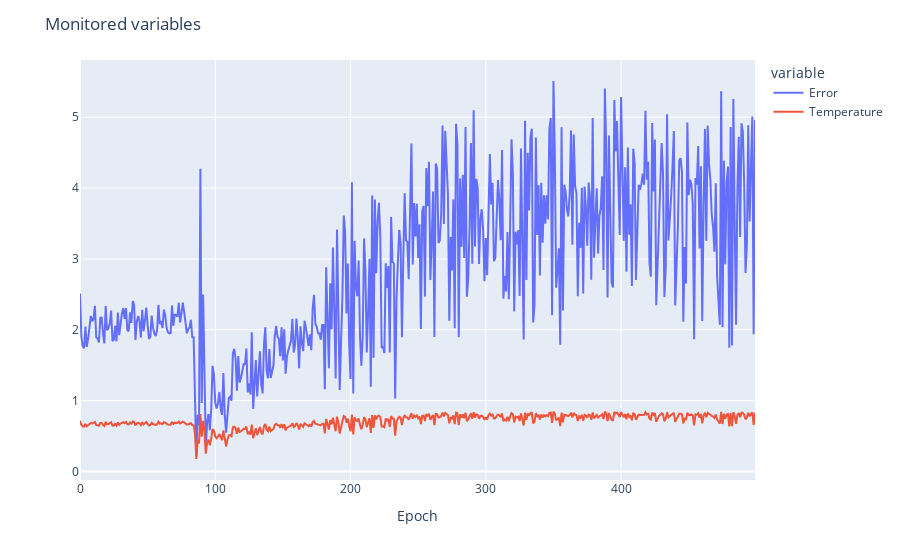

The notebook cell this image was saved under:
### Code cell
fig = px.line(df_model_history[["Error","Temperature"]])
fig.update_layout(title="Monitored variables",
                   xaxis_title='Epoch',
                   yaxis_title='',
                   hovermode='x unified')
fig.show()

### Figure 1 — Plotly figure (JSON) as saved in the notebook; plotly's stock layout.template omitted (floating-point values rounded to 4 significant figures; data arrays with more than 128 entries replaced by an {"elided": "..."} marker saying what was removed)
{"data": [{"hovertemplate": "variable=Error<br>index=%{x}<br>value=%{y}<extra></extra>", "legendgroup": "Error", "line": {"color": "#636efa", "dash": "solid"}, "marker": {"symbol": "circle"}, "mode": "lines", "name": "Error", "orientation": "v", "showlegend": true, "type": "scatter", "x": {"elided": "500 int values"}, "xaxis": "x", "y": {"elided": "500 float values"}, "yaxis": "y"}, {"hovertemplate": "variable=Temperature<br>index=%{x}<br>value=%{y}<extra></extra>", "legendgroup": "Temperature", "line": {"color": "#EF553B", "dash": "solid"}, "marker": {"symbol": "circle"}, "mode": "lines", "name": "Temperature", "orientation": "v", "showlegend": true, "type": "scatter", "x": {"elided": "500 int values"}, "xaxis": "x", "y": {"elided": "500 float values"}, "yaxis": "y"}], "layout": {"hovermode": "x unified", "legend": {"title": {"text": "variable"}, "tracegroupgap": 0}, "margin": {"t": 60}, "title": {"text": "Monitored variables"}, "xaxis": {"anchor": "y", "domain": [0, 1], "title": {"text": "Epoch"}}, "yaxis": {"anchor": "x", "domain": [0, 1], "title": {"text": ""}}}}
